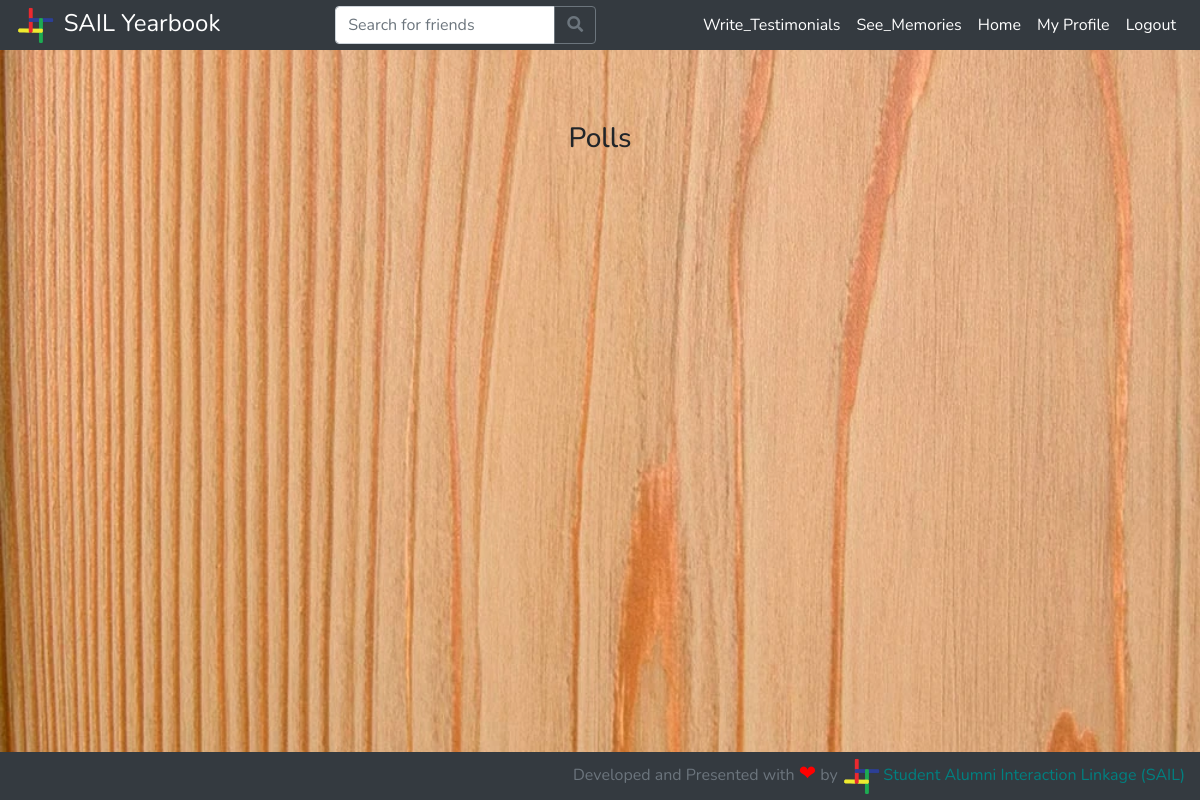
The app's page /polls/ (signed in), older data.
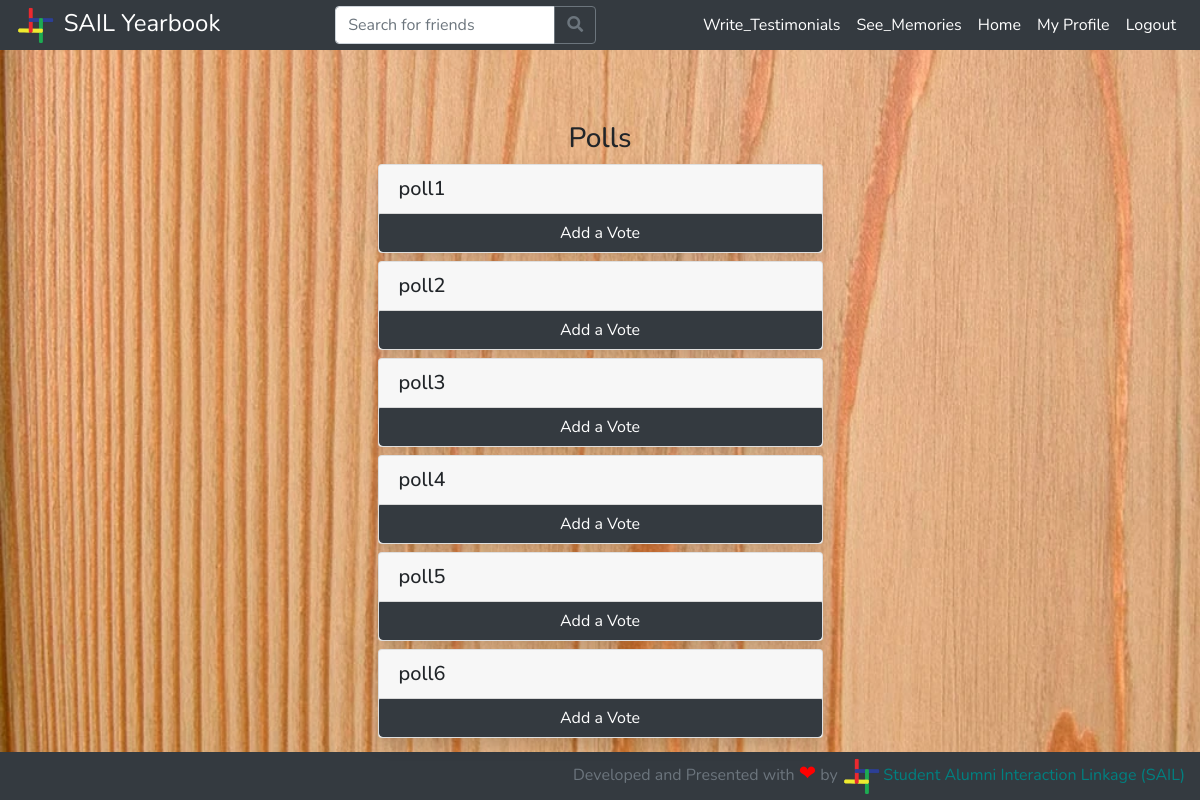
The same page, newer data.
### students/models.py (models this page shows, shortened)
class PollQuestion(models.Model):
    question = models.CharField(max_length=200)

### students/views.py (the view)
# urls.py: path('polls/', student_views.polls, name='polls'),
def polls(request):
    if request.method == 'GET':
        if request.user and not request.user.is_anonymous:
            logged_in = True
        else:
            logged_in = False
        if logged_in:
            user = User.objects.filter(username=request.user.username).first()
            poll_questions = PollQuestion.objects.all()
            polls = {}
            if user.is_superuser:
                for question in poll_questions:
                    answers = PollAnswer.objects.filter(question=question)
                    answers_count = answers.count()
                    poll_dict = {}
                    for answer in answers:
                        if answer.answer in poll_dict.keys():
                            poll_dict[answer.answer].append(answer.voted_by)
                        else:
                            poll_dict[answer.answer] = [answer.voted_by]
                    polls[(question, answers_count)] = sorted(poll_dict.items(), key=votes_sort_key, reverse=True)
                context = {
                    'polls': polls,
                    'user': user,
                    'logged_in': logged_in
                }
                return render(request, 'admin_home.html', context)
            else:
                user_profile = Profile.objects.filter(user=user).first()
                if not user_profile.graduating:
                    context = {
                        'user': user,
                        'user_profile': user_profile,
                        'logged_in': logged_in
                    }
                    return render(request, 'polls.html', context)
                else:
                    testimonials = Testimonial.objects.filter(given_to=user_profile).order_by('-id')
                    for question in poll_questions:
                        answers = PollAnswer.objects.filter(question=question)
                        myanswer = answers.filter(voted_by=user_profile).first()
                        if myanswer:
                            myanswer = myanswer.answer
                        else:
                            myanswer = None
                        poll_nominees = []
                        for answer in answers:
                            if answer.answer not in poll_nominees:
                                poll_nominees.append(answer.answer)
                        polls[(question, myanswer)] = sorted(poll_nominees, key=nominees_sort_key)
                    context = {
                        'testimonials': testimonials,
                        'polls': polls,
                        'user': user,
                        'user_profile': user_profile,
                        'logged_in': logged_in
                    }
                    return render(request, 'polls.html', context)
        else:
            return HttpResponseRedirect(reverse('login'))
    else:
        return error404(request)

### students/templates/polls.html (shortened to what this page needs)
{% extends 'base.html' %}
{% block content %}
    <div class="container-fluid">
        <div class="row mx-lg-5 mt-4">
            {% if user_profile.graduating %}
                <div class="col-lg-3"></div>
                <div class="col-lg-6">
                    <h3 class="text-center">Polls</h3>
                    <div class="container">
                        {% for question, nominees in polls.items %}
                            <div class="card shadow my-2 mx-lg-3">
                                <div class="card-header">
                                    <h5 class="mb-0">{{ question.0.question }}</h5>
                                </div>
                                <button type="button" class="btn btn-dark" style="border-top-right-radius: 0;border-top-left-radius: 0;width: 100%;" data-toggle="modal" data-target="#add-vote-modal-{{ question.0.id }}">
                                    {% if question.1 %}Change your{% else %}Add a{% endif %} Vote
                                </button>
                            </div>
                        {% endfor %}
                    </div>
                </div>
                <div class="col-lg-3"></div>
            {% else %}
                <div class="col-lg-3"></div>
                <div class="col-lg-6">
                    <h2 class="text-center">Search for the graduating batch students, above to give testimonials.</h2>
                </div>
                <div class="col-lg-3"></div>
            {% endif %}
        </div>
    </div>
{% endblock %}

### students/templates/base.html (shortened to what this page needs)
{% load static %}
<!DOCTYPE html>
<html class="h-100">
<head>
        {% load static %}
        <link rel="stylesheet" href="https://stackpath.bootstrapcdn.com/bootstrap/4.3.1/css/bootstrap.min.css">
        <link rel="stylesheet" href="https://use.fontawesome.com/releases/v5.7.2/css/all.css">
        <link rel="stylesheet" type="text/css" href="{% static 'css/extra.css'%}">
    <link href="https://stackpath.bootstrapcdn.com/font-awesome/4.7.0/css/font-awesome.min.css" rel="stylesheet">
</head>
<body class="d-flex flex-column h-100" style="font-family: 'Nunito', sans-serif;">
    {% if logged_in %}
        <nav class="navbar fixed-top navbar-expand-lg navbar-dark bg-dark py-0">
            <a class="navbar-brand" href="{% url 'home' %}" style="font-size:x-large">
                <img height="40" src="{% static 'img/sail_logo.png' %}"> SAIL Yearbook
            </a>
            <div class="collapse navbar-collapse" id="mainNavbar">
                <form class="form-inline my-2 my-lg-0 mx-auto" method="get" action="{% url 'search' %}">
                    <div class="input-group">
                        <input style="font-family: 'Nunito', sans-serif;" class="form-control" name="key" placeholder="Search for friends" autocomplete="off">
                        <div class="input-group-append">
                            <button class="btn btn-outline-secondary" type="submit"><i class="fas fa-search"></i></button>
                        </div>
                    </div>
                </form>
                <ul class="navbar-nav">
                    <li class="nav-item">
                        <a style="color: #FFF;" class="nav-link" href="{% url 'write_testimonial' %}">Write_Testimonials</a>
                    </li>
                    <li class="nav-item">
                        <a style="color: #FFF;" class="nav-link" href="{% url 'memories' %}">See_Memories</a>
                    </li>
                    <li class="nav-item">
                        <a style="color: #FFF;" class="nav-link" href="{% url 'home' %}">Home</a>
                    </li>
                    <li class="nav-item">
                        <a style="color: #FFF;" class="nav-link" href="{% url 'profile' user.username %}">My Profile</a>
                    </li>
                    <li class="nav-item">
                        <a style="color: #FFF;" class="nav-link" href="{% url 'logout' %}">Logout</a>
                    </li>
                </ul>
            </div>
        </nav>
    {% endif %}
    <main class="flex-shrink-0 mt-5">
        {% block content %}{% endblock %}
    </main>
    <footer class="footer mt-auto py-1 bg-dark" >
        <div class="container-fluid">
            <span class="text-muted float-right">Developed and Presented with <span style="font-size:130%;color:red;">&#10084;</span>  by <a href="http://iitg.ac.in/sail/index.html" class="d-inline-block pl-0" style="color:teal;"><img src="{% static 'img/sail_logo.png' %}" height="40">Student Alumni Interaction Linkage (SAIL)</a></span>
        </div>
    </footer>
</body>
</html>

### students/static/css/extra.css (style rules this page uses)
body { background-image:url("../img/wood3.jpg"); background-attachment:fixed; background-position: center; background-size:cover; }

### students/templates/base.html (style rules this page uses)
a { color:teal; }
body { padding-top:50px; }
.nav-link { color: rgba(255, 255, 255, 0.99); }

Row changes from the older to the newer data that the page shows:
added PollQuestion: question "poll1", {{ question.0.id }} 1 (drawn)
added PollQuestion: question "poll2"
added PollQuestion: question "poll3"
added PollQuestion: question "poll4"
added PollQuestion: question "poll5"
added PollQuestion: question "poll6"
